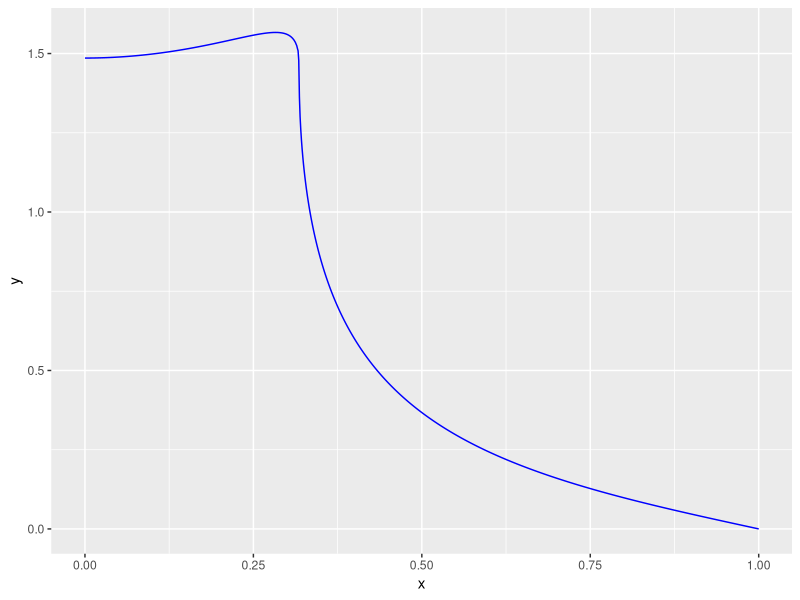
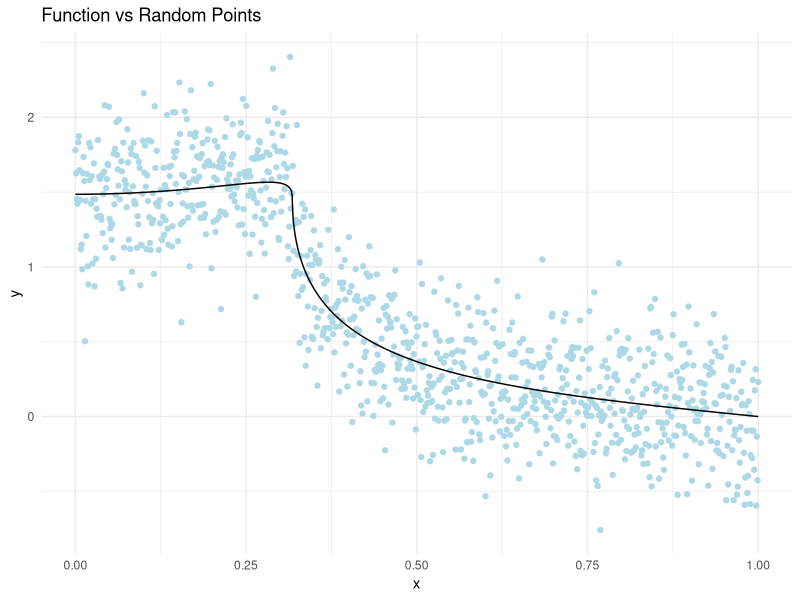

Generate these figures, in order, with R: (Note: this script raises an error after producing the figures.)
library(ggplot2)
library(splines)
library(MLmetrics)
library(Hmisc)
library(Matrix)
library(tidyr)
library(dplyr)

n <- 1000
b <- (1/3)
set.seed(2024)
J <- floor(2*n^b)
J

x <- seq(0, 1, length.out = n)
s <- function(m, x) {
  sqrt(2) * sum(seq(m)^(-1.5) * sin(seq(m)) * cos(((seq(m)) - 0.5) * pi * x))
}
z <- vector()
for (j in 1:n) {
  z[j] <- s(1000, j / n)
}
sd <- 0.3
y <- z + rnorm(n, mean = 0, sd = sd)

data <- data.frame(x = x, y = y, z = z)

ggplot(data, aes(x = x)) +
  geom_line(aes(y = z), color = "blue") +
  labs(x = "x", y = "y")

ggplot(data, aes(x = x)) +
  geom_point(aes(y = y), color = "lightblue") +
  geom_line(aes(y = z), color = "black") +
  labs(title = "Function vs Random Points", x = "x", y = "y") +
  theme(plot.title = element_text(size = 16)) +
  scale_color_manual(values = c("lightblue", "black")) +
  theme_minimal()

t <- c(-0.0002, -0.0001, seq(0,1, length.out = J),1.0001, 1.0002)
Sp_order <- 3
B <- splineDesign(t, x, ord = Sp_order, outer.ok = TRUE,
                  sparse = TRUE)

Hs1 <- horseshoesp(y, B, method.tau = c("halfCauchy"), Sigma2 = (sd)^2, tau=1,
                   method.sigma = c("fixed"), burn = 1000, nmc = 5000, thin = 1, alpha = 0.05)
beta_hat1 <- as.vector(unlist(Hs1[1]))

MSE(z,as.numeric(B%*%beta_hat1))

df_estimation <- data.frame(x=x, estimated_y=as.numeric(B%*%beta_hat1), actual_y=z)

ggplot(df_estimation, aes(x=x))+
  geom_point(aes(y = estimated_y, color = "Estimation"), size = 0.8) +
  geom_line(aes(y = actual_y, color = "Actual Function"), size = 1) +
  labs(x = "x", y = "y", color=NULL) +
  scale_color_manual(values = c("lightblue", "black")) +
  theme_minimal() +
  theme(plot.title = element_text(size = 14, face = "bold"))


J_values <- c(seq(200,2000, by =200))
mse_values_2_1 <- numeric(length(J_values))
mse_values_2_2 <- numeric(length(J_values))
mse_values_2_3 <- numeric(length(J_values))

for (i in seq_along(J_values)) {
  t <- c(-0.0002, -0.0001, seq(0,1, length.out = J_values[i]-4),1.0001, 1.0002)
  Sp_order <- 3
  B <- splineDesign(t, x, ord = Sp_order, outer.ok = TRUE,
                    sparse = TRUE)
  Hs1 <- horseshoesp(y, B,
                     method.tau = "halfCauchy",
                     Sigma2 = (sd)^2,
                     tau = 1,
                     method.sigma = "fixed",
                     burn = 1000,
                     nmc = 5000)
  Hs2 <- horseshoesp(y, B,
                     method.tau = "truncatedCauchy",
                     Sigma2 = (sd)^2,
                     tau = 1,
                     method.sigma = "fixed",
                     burn = 1000,
                     nmc = 5000)
  Hs3 <- horseshoesp(y, B,
                     method.tau = "truncatedCauchy",
                     Sigma2 = (sd)^2,
                     tau = 1,
                     s = 1,
                     method.sigma = "fixed",
                     burn = 1000,
                     nmc = 5000)
  beta_hat1 <- as.vector(unlist(Hs1[1]))
  beta_hat2 <- as.vector(unlist(Hs2[1]))
  beta_hat3 <- as.vector(unlist(Hs3[1]))
  mse_values_2_1[i] <- MSE(z, as.numeric(B %*% beta_hat1))
  mse_values_2_2[i] <- MSE(z, as.numeric(B %*% beta_hat2))
  mse_values_2_3[i] <- MSE(z, as.numeric(B %*% beta_hat3))
  cat(sprintf("J=%d | MSE_1=%.4f, | MSE_2=%.4f, | MSE_3=%.4f\n", J_values[i], 
              mse_values_2_1[i], mse_values_2_2[i], mse_values_2_3[i]))
}

df <- data.frame(J_values, mse_values_2_1, mse_values_2_2, mse_values_2_3) %>%
  pivot_longer(cols = -J_values, names_to = "MSE_Type", values_to = "MSE")

# Rename MSE_Type for better legend display
df$MSE_Type <- factor(df$MSE_Type, labels = c("MSE 2_1", "MSE 2_2", "MSE 2_3"))

# Plot using ggplot
ggplot(df, aes(x = J_values, y = MSE, color = MSE_Type, shape = MSE_Type)) +
  geom_line() +
  geom_point(size = 3) +
  labs(title = "MSE vs Number of Knots",
       x = "Number of Knots (J)", 
       y = "MSE") +
  theme_minimal() +
  scale_color_manual(values = c("red", "blue", "green")) +
  theme(legend.title = element_blank())
